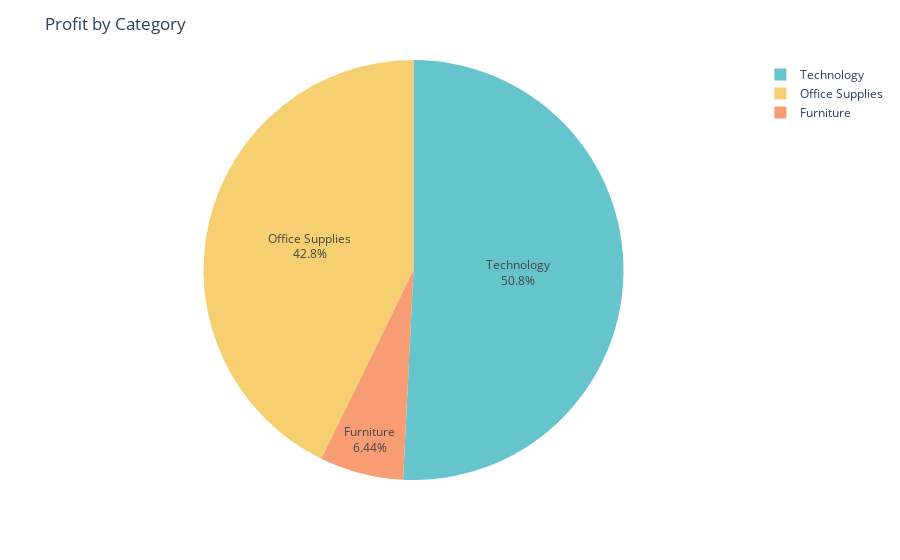

This figure's notebook cell:
### Code cell
fig= px.pie(profit_by_category, values='Profit', names='Category',color_discrete_sequence=colors.qualitative.Pastel)
fig.update_traces(textposition='inside', textinfo='percent+label')
fig.update_layout(title_text='Profit by Category')
fig.show()

### Figure 1 — Plotly figure (JSON) as saved in the notebook; plotly's stock layout.template omitted (floating-point values rounded to 4 significant figures)
{"data": [{"domain": {"x": [0, 1], "y": [0, 1]}, "hovertemplate": "Category=%{label}<br>Profit=%{value}<extra></extra>", "labels": ["Furniture", "Office Supplies", "Technology"], "legendgroup": "", "name": "", "showlegend": true, "textinfo": "percent+label", "textposition": "inside", "type": "pie", "values": [18450.0, 122500.0, 145500.0]}], "layout": {"autosize": true, "legend": {"tracegroupgap": 0}, "margin": {"t": 60}, "piecolorway": ["rgb(102, 197, 204)", "rgb(246, 207, 113)", "rgb(248, 156, 116)", "rgb(220, 176, 242)", "rgb(135, 197, 95)", "rgb(158, 185, 243)", "rgb(254, 136, 177)", "rgb(201, 219, 116)", "rgb(139, 224, 164)", "rgb(180, 151, 231)", "rgb(179, 179, 179)"], "title": {"text": "Profit by Category"}}}
